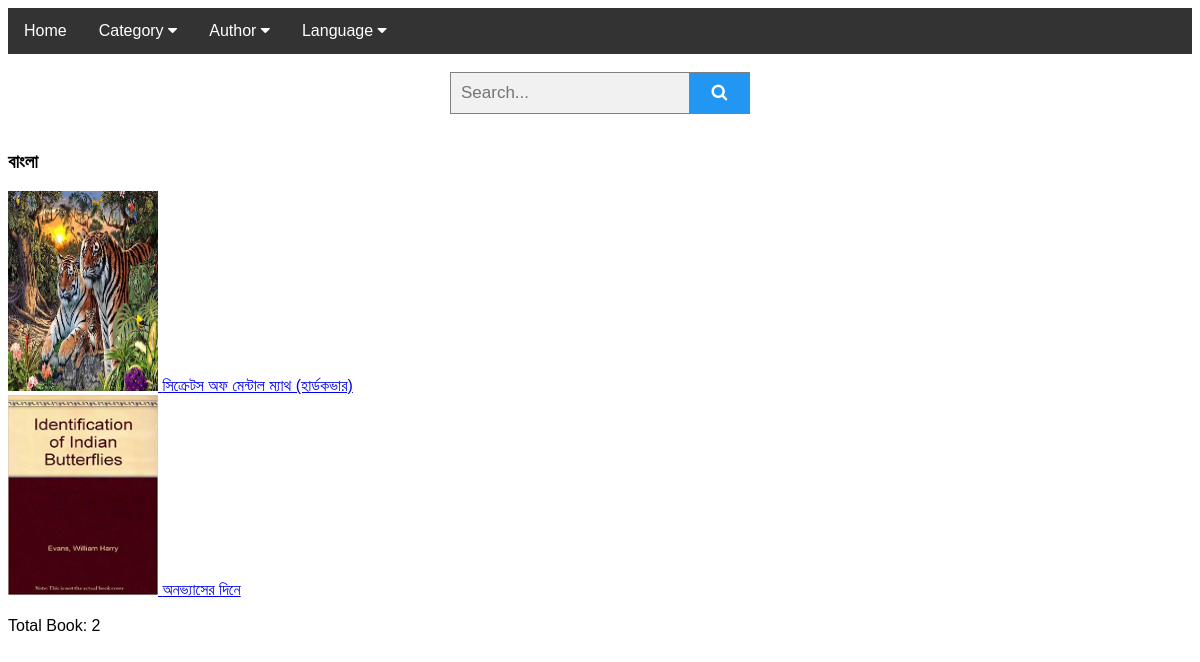
/language/bengali, run on the app's committed database.
### library/models.py (models this page shows, shortened)
class Language(models.Model):
    language = models.CharField(max_length=50)
    slug = models.SlugField()

class Book(models.Model):
    name_of_the_book = models.CharField(max_length=200)
    edition = models.CharField(max_length=13)
    author = models.ManyToManyField(Author, help_text='Select Author name')
    editor = models.ManyToManyField(Editor, help_text='Select Editor name')
    translator = models.ManyToManyField(Language, related_name='languages', help_text='Select Language')
    publisher = models.CharField(max_length=255)
    place = models.CharField(max_length=190)
    month = models.CharField(max_length=20)
    year = models.IntegerField()
    isbn = models.CharField('ISBN', max_length=13,
                            help_text='13 Character <a href="https://www.isbn-international.org/content/what-isbn">ISBN number</a>',
                            blank=True, null=True)
    currency = models.ForeignKey(Currency, on_delete=models.CASCADE)
    price = models.IntegerField()
    language = models.ForeignKey(Language, on_delete=models.CASCADE)
    category = models.ManyToManyField(Category, help_text='Select category for this book')
    pages = models.IntegerField()
    copy = models.PositiveSmallIntegerField(blank=True, null=True)
    summary = models.TextField(max_length=1000, help_text='Enter a brief description of the book')
    image = models.ImageField(upload_to='book_photos/', blank=True, null=True)
    published = models.DateTimeField(auto_now_add=True)
    slug = models.SlugField()
    publish = models.BooleanField(default=True)
    objects = EntryQuerySet.as_manager()
    class Meta:
        ordering = ["-published"]
    def __str__(self):
        return self.name_of_the_book

### library/views.py (the view)
# urls.py: re_path('language/(?P<slug>[-\w]+)', SingleLanguage.as_view(), name='single_language_list'),
class SingleLanguage(DetailView):
    model = Language
    template_name = 'books/single_language_list.html'
    extra_context = {
        'category_list': Category.objects.all(),
        'author_list': Author.objects.all(),
        'language_list': Language.objects.all(),
    }

### templates/books/single_language_list.html (shortened to what this page needs)
{% extends 'books/base.html' %}
{% block content %}
<h3>{{ object.language }}</h3>
    {% for book in object.book_set.all %} <a href="{% url 'library:book_details' book.slug %}"><img src="{{ MEDIA_URL }}{{ book.image.url }}" style="width: 150px;height: 200px"> {{ book }}</a> <br>{% endfor %}<br>
    Total Book: {{ object.book_set.count }}
{% endblock %}

### templates/books/base.html (style rules this page uses)
body { font-family: Arial; }
* { box-sizing: border-box; }

### data on the page
Language: language "বাংলা", book_set.count "2"
Book: image (picture), name_of_the_book "সিক্রেটস অফ মেন্টাল ম্যাথ (হার্ডকভার)"
Book: image (picture), name_of_the_book "অনভ্যাসের দিনে"
